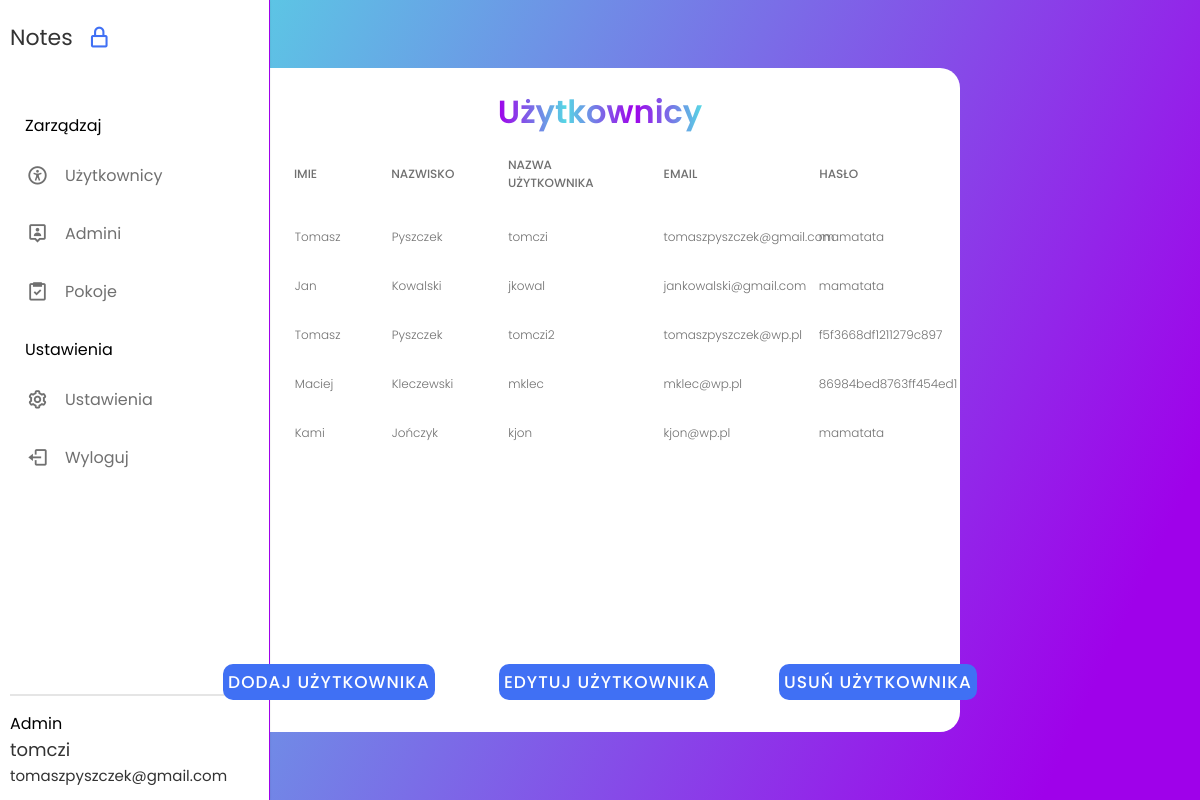
The page /admin_panel_users.php (signed in) on the database its author committed.
### tables this page shows
CREATE TABLE `user` (
  `user_id` int(11) NOT NULL,
  `isadmin` tinyint(1) NOT NULL DEFAULT 0,
  `username` varchar(45) NOT NULL,
  `mail` varchar(45) NOT NULL,
  `password` varchar(20) NOT NULL,
  `name` varchar(20) NOT NULL,
  `surname` varchar(25) NOT NULL
);

### admin_panel_users.php (the view, shortened to what this page needs)
<?php
include "config/config.php";
$pdo = new PDO("mysql:host=$host;dbname=$dbname", $user, $password);
$sql = "SELECT * FROM user";
$statement = $pdo->prepare($sql);
$statement->execute();
$users = $statement->fetchAll(PDO::FETCH_ASSOC);
?>
<!DOCTYPE html>
<html lang="en">
  <head>
    <link rel="stylesheet" href="create_room_style.css" />
    <link flex href="https://unpkg.com/boxicons@2.1.4/css/boxicons.min.css" rel="stylesheet" />
  </head>
  <body>
    <nav class="sidebar hoverable">
      <div class="logo_items flex">
        <span class="logo_name">Notes</span>
        <i class="bx bx-lock-alt" id="lock-icon" title="Unlock Sidebar"></i>
      </div>
      <div class="menu_container">
        <div class="menu_items">
          <ul class="menu_item">
            <div class="menu_title flex">
              <span class="title">Zarządzaj</span>
            </div>
            <li class="item">
              <a href="admin_panel_users.php" class="link flex">
                <i class="bx bx-universal-access"></i>
                <span>Użytkownicy</span>
              </a>
            </li>
            <li class="item">
                <a href="admin_panel_admins.php" class="link flex">
                  <i class="bx bx-user-pin"></i>
                  <span>Admini</span>
                </a>
              </li>
              <li class="item">
                <a href="admin_panel_rooms.php" class="link flex">
                  <i class="bx bx-task"></i>
                  <span>Pokoje</span>
                </a>
              </li>
          <ul class="menu_item">
            <div class="menu_title flex">
              <span class="title">Ustawienia</span>
            </div>
            <li class="item">
              <a href="#" class="link flex">
                <i class="bx bx-cog"></i>
                <span>Ustawienia</span>
              </a>
            </li>
            <li class="item">
              <a href="logout.php" class="link flex">
                <i class="bx bx-log-out"></i>
                <span>Wyloguj</span>
              </a>
            </li>
          </ul>
        </div>
        <div class="sidebar_profile flex">
          <div class="data_text">
            <span class="admin">Admin</span><br>
            <span class="name"><?php echo $_SESSION['username'] ?> <br></span>
            <span class="email"><?php echo $_SESSION['mail'] ?></span>
          </div>
        </div>
      </div>
    </nav>
    <div class="tasks-section">
        <span class="title">Użytkownicy</span>
        <div class="tbl-header">
            <table cellpadding="0" cellspacing="0" border="0">
              <thead>
                <tr>
                  <th width="2%">ID</th>
                  <th width="5%">Imie</th>
                  <th width="6%">Nazwisko</th>
                  <th width="8%">Nazwa użytkownika</th>
                  <th width="8%">Email</th>
                  <th width="8%">Hasło</th>
                </tr>
              </thead>
            </table>
          </div>
          <div class="tbl-content">
            <table id="table" cellpadding="0" cellspacing="0" border="0">
              <tbody>
              <?php
                foreach ($users as $index => $user) {
                  $userId = $user['user_id'];
                  $name = $user['name'];
                  $surname = $user['surname'];
                  $username = $user['username'];
                  $mail = $user['mail'];
                  $password = $user['password'];
              ?>
              <tr>
                <td width="2%"><?php echo $userId; ?></td>
                <td width="5%"><?php echo $name; ?></td>
                <td width="6%"><?php echo $surname; ?></td>
                <td width="8%"><?php echo $username; ?></td>
                <td width="8%"><?php echo $mail; ?></td>
                <td width="8%"><?php echo $password; ?></td>
              </tr>
              <?php
              }
              ?>
              </tbody>
            </table>
          </div>
        <div class="btn-section">
            <div>
                <input type="submit" value="Dodaj użytkownika" onclick="popupAdd();">
            </div>
            <div>
                <input type="submit" value="Edytuj użytkownika" onclick="popupEdit();">
            </div>
            <div>
                <input type="submit" value="Usuń użytkownika" id="delete-user-btn">
            </div>
        </div>
    </div>
  </body>
</html>

### create_room_style.css (style rules this page uses)
* { margin: 0; padding: 0; outline: none; box-sizing: border-box; font-family: 'Poppins', sans-serif; }
body { display: flex; align-items: center; justify-content: center; min-height: 100vh; padding: 10px; font-family: 'Poppins', sans-serif; background: linear-gradient(115deg, #56d8e4 10%, #9f01ea 90%); }
.flex { display: flex; align-items: center; }
.sidebar { border-right: 1px solid #9f01ea; position: fixed; top: 0; left: 0; height: 100%; width: 270px; background: #fff; padding: 15px 10px; box-shadow: 0 0 2px rgba(0, 0, 0, 0.1); transition: all 0.4s ease; }
.logo_items { gap: 8px; }
.logo_name { font-size: 22px; color: #333; font-weight: 500px; transition: all 0.3s ease; align-items: center; }
#lock-icon, #sidebar-close { padding: 10px; color: #4070f4; font-size: 25px; cursor: pointer; margin-left: -4px; transition: all 0.3s ease; }
.menu_container { display: flex; flex-direction: column; justify-content: space-between; margin-top: 40px; overflow-y: auto; height: calc(100% - 82px); }
.menu_title { position: relative; height: 50px; width: 55px; }
.menu_title .title { margin-left: 15px; transition: all 0.3s ease; }
.item { list-style: none; }
.link { text-decoration: none; border-radius: 8px; margin-bottom: 8px; color: #707070; }
.link span { white-space: nowrap; }
.link i { height: 50px; min-width: 55px; display: flex; font-size: 22px; align-items: center; justify-content: center; border-radius: 4px; }
.sidebar_profile { padding-top: 15px; margin-top: 15px; gap: 15px; border-top: 2px solid rgba(0, 0, 0, 0.1); }
.sidebar_profile .name { font-size: 18px; color: #333; }
.sidebar_profile .email { font-size: 15px; color: #333; }
.tasks-section { display: flex; flex-direction: column; flex-wrap: nowrap; justify-content: flex-start; align-items: center; align-content: center; background-color: #fff; width: 60vw; border-radius: 20px; }
.tasks-section .title { margin-top: 20px; font-size: 32px; font-weight: 600; font-family: 'Poppins', sans-serif; background: -webkit-linear-gradient(right, #56d8e4, #9f01ea, #56d8e4, #9f01ea); -webkit-background-clip: text; -webkit-text-fill-color: transparent; }
.btn-section { margin-top:20px; display: flex; flex-direction: row; flex-wrap: nowrap; justify-content: center; align-items: center; align-content: center; }
.btn-section div { margin: 2em; }
.btn-section div input { border-radius: 10px; padding: 5px; border: none; color: #fff; font-size: 17px; font-weight: 500; text-transform: uppercase; letter-spacing: 1px; cursor: pointer; position: relative; z-index: 2; background: #4070f4; transition: all 0.4s; }
table { width:100%; table-layout: fixed; }
.tbl-header { background-color: rgba(255,255,255,0.3); }
.tbl-content { height:400px; overflow-x:auto; margin-top: 0px; border: 1px solid rgba(255,255,255,0.3); }
th { padding: 20px 15px; text-align: left; font-weight: 500; font-size: 12px; color: #707070; text-transform: uppercase; }
td { padding: 15px; text-align: left; vertical-align:middle; font-weight: 300; font-size: 12px; color: #707070; border-bottom: solid 1px rgba(255,255,255,0.1); }

### rows shown on the page
user: name "Tomasz", surname "Pyszczek", username "tomczi", mail "tomaszpyszczek@gmail.com", password "mamatata"
user: name "Jan", surname "Kowalski", username "jkowal", mail "jankowalski@gmail.com", password "mamatata"
user: name "Tomasz", surname "Pyszczek", username "tomczi2", mail "tomaszpyszczek@wp.pl", password "f5f3668df1211279c897"
user: name "Maciej", surname "Kleczewski", username "mklec", mail "mklec@wp.pl", password "86984bed8763ff454ed1"
user: name "Kami", surname "Jończyk", username "kjon", mail "kjon@wp.pl", password "mamatata"

### other values the page prints
$_SESSION['username'] "tomczi"
$_SESSION['mail'] "tomaszpyszczek@gmail.com"
